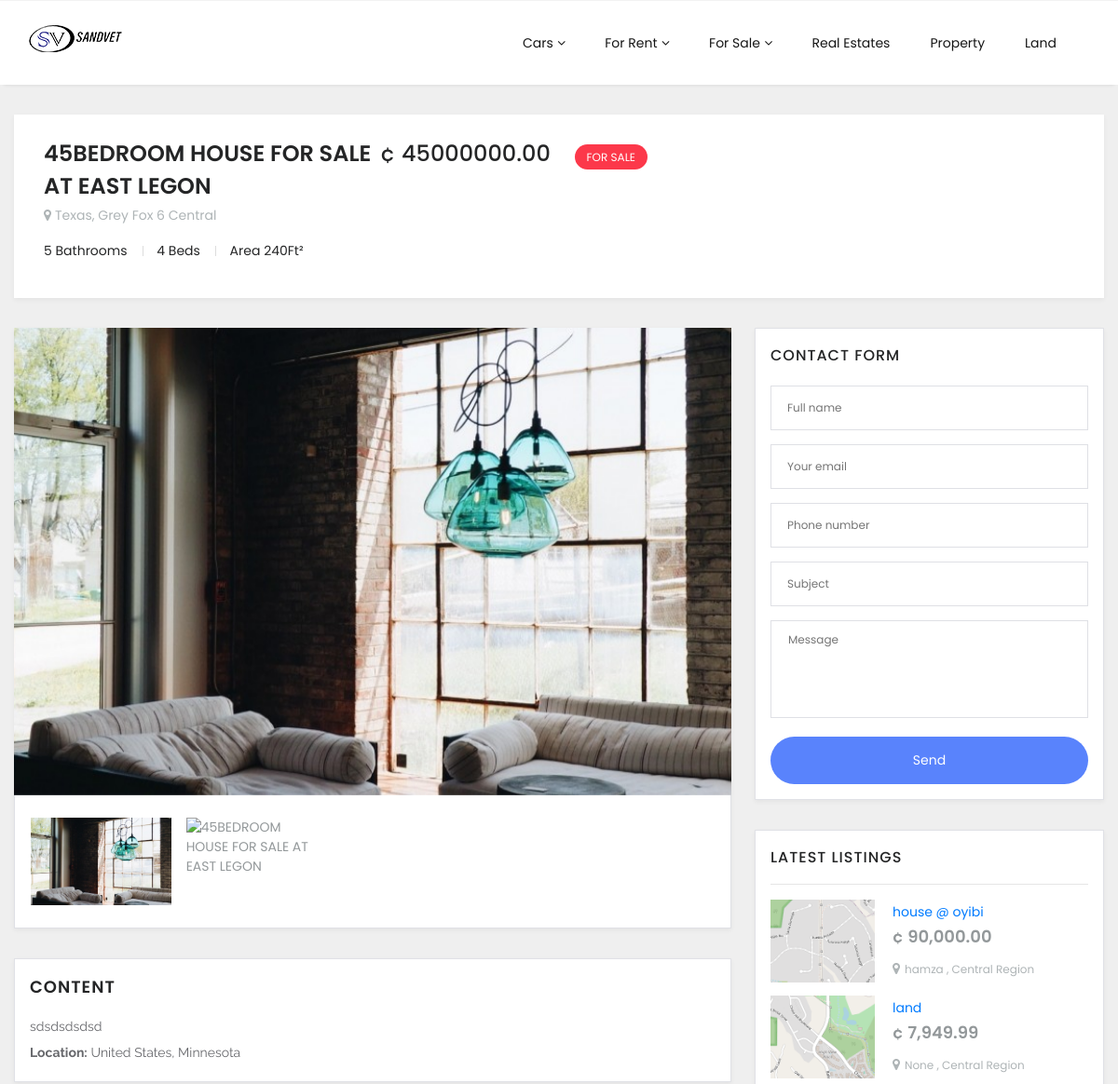
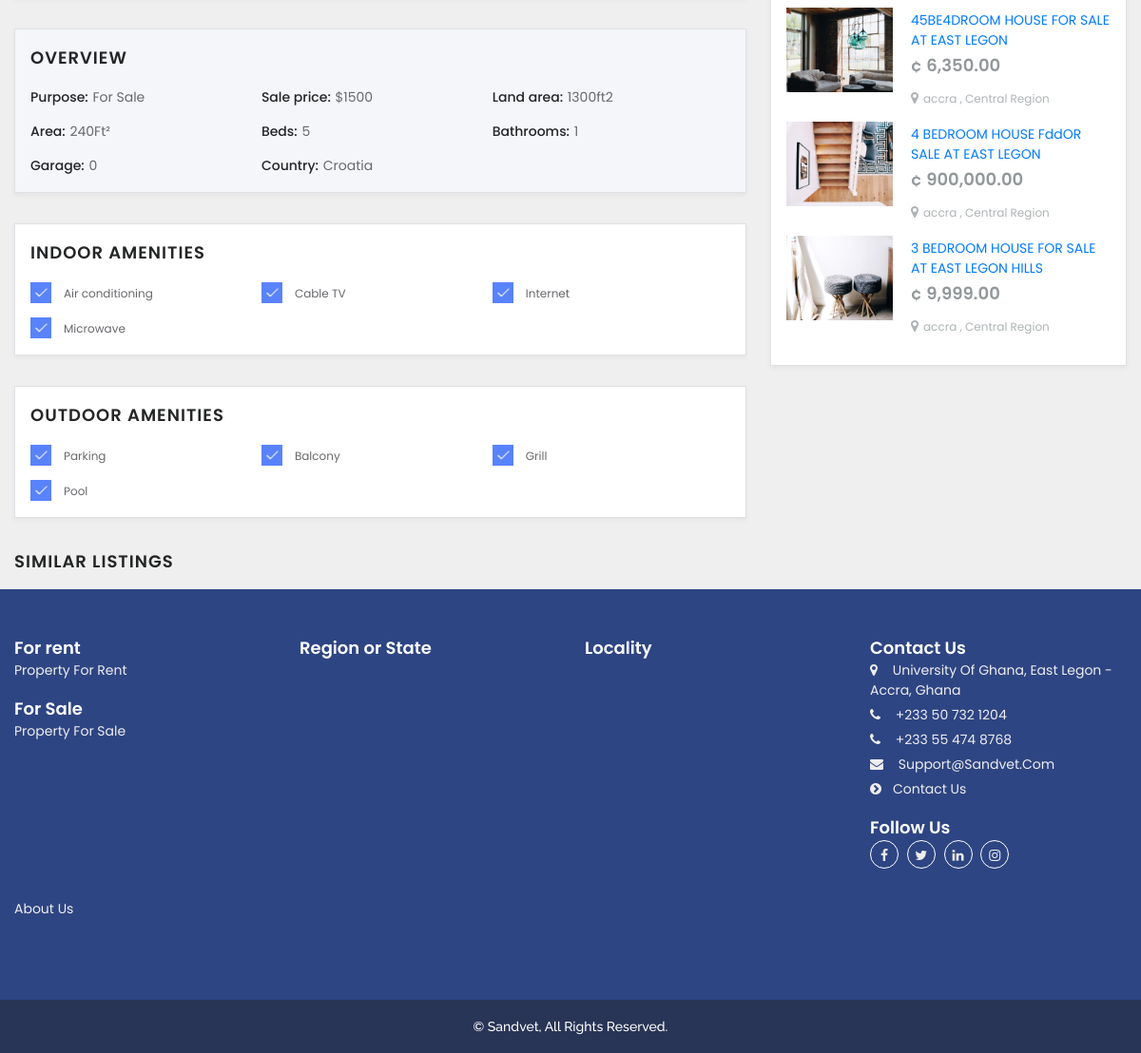
Screenshot of /detail/45bedrom/ with the database file from the repository (2 pictures, top to bottom).
### property/models.py (models this page shows, shortened)
class Property(models.Model):
    title = models.CharField(max_length=200, null=True)
    price = models.FloatField()
    slug = models.SlugField(unique=True)
    description = models.TextField()
    region = models.ForeignKey(Region, on_delete=models.CASCADE, null=True, blank=True, related_name='property')
    locality = models.ForeignKey(Locality, on_delete=models.CASCADE, null=True, blank=True)
    category = models.ForeignKey(Category, on_delete=models.CASCADE, null=True, blank=True)
    purpose = models.CharField(max_length=4, choices=PROPERTY_PURPOSE_TYPE, default='sale')
    address = models.CharField(max_length=200, null=True, blank=True)
    dimension = models.CharField(max_length=200, null=True, blank=True)
    bed = models.PositiveIntegerField(default=1, null=True, blank=True)
    bath = models.PositiveIntegerField(default=1, null=True, blank=True)
    garage = models.PositiveIntegerField(default=0, null=True, blank=True)
    image = models.ImageField(null=True, blank=True)
    views = models.PositiveIntegerField(default=0)
    featured = models.PositiveIntegerField(default=0, null=True, blank=True)
    created_at = models.DateTimeField(auto_now_add=True)
    @property
    def imageURL(self):
        try:
            url = self.image.url
        except:
            url = ''
        return url
    def get_absolute_url(self):
        return reverse("property:property", kwargs={
            'slug': self.slug
        })

### core/models.py (models this page shows, shortened)
class Region(models.Model):
    name = models.CharField(max_length=200, null=True, blank=True)
    capital = models.CharField(max_length=200, null=True, blank=True)
    slug = models.SlugField(unique=True, null=True, blank=True)
    class Meta:
        ordering = ['name']

### property/views.py (the view)
# urls.py: path('detail/<slug>/', propertyDetail, name='property'),
def propertyDetail(request, slug):
    lists = get_object_or_404(Property, slug=slug)
    latest_list = Property.objects.filter(~Q(id=lists.id)).order_by('-id')[:10]
    context = {
        'object': lists,
        'latest_lists': latest_list,
    }
    return render(request, 'list-detail.html', context)

### templates/list-detail.html (shortened to what this page needs)
{% extends 'base.html' %}
{% load static %}
{% load crispy_forms_tags %}
{% block content%}
<section class="property-single-pg">
    <div class="container">
        <div class="property-hd-sec">
            <div class="card">
                <div class="card-body">
                    <a href="#">
                        <h1>{{ object.title }}</h1>
                        <p><i class="fa fa-map-marker"></i>Texas, Grey Fox 6 {{ object.region.name }}</p>
                    </a>
                    <ul>
                        <li>5 Bathrooms</li>
                        <li>4 Beds</li>
                        <li>Area 240Ft²</li>
                    </ul>
                </div>
                <div class="rate-info">
                    <h5>&cent; {{ object.price|floatformat:2 }}</h5>
                    <span class="purpose-for-sale">For Sale</span>
                </div>
            </div>
        </div>
        <div class="property-single-page-content">
            <div class="row">
                <div class="col-lg-8 px-0 ">
                    <div class="selio_sw_win_wrapper">
                        <div class="ci sw_widget sw_wrap">
                            <div class="bootstrap-wrapper" id="listing-preview">
                                <div class="property-pg-left">
                                    <div class="property-imgs">
                                        <div class="property-main-img">
                                            <div class="property-img">
                                                <img data-fullsrc="{{ object.imageURL }}" src="{{ object.imageURL }}" alt="{{ object.title }}">
                                            </div>
                                        </div>
                                        <div class="property-thumb-imgs">
                                            <div class="row thumb-carous">
                                                <div class="col-lg-4 col-md-4 col-sm-4 col-4 thumb-img">
                                                    <div class="property-img">
                                                        <img src="{{ object.imageURL }}" alt="{{ object.title }}">
                                                    </div>
                                                </div>
                                                <div class="col-lg-4 col-md-4 col-sm-4 col-4 thumb-img">
                                                    <div class="property-img">
                                                        <img src="//listing-themes.com/selio-wp/wp-content/uploads/sw_win/files/strict_cache/770x48316listing-17.jpg" alt="{{ object.title }}">
                                                    </div>
                                                </div>
                                            </div>
                                        </div>
                                    </div>
                                    <div class="descp-text">
                                        <h3>Content</h3>
                                        <p>{{ object.description }}</p>
                                        <p class="clearfix">
                                            <b>Location:</b> United States, Minnesota
                                        </p>
                                    </div>
                                    <div class="details-info  widget-overview visible-sm visible-xs field_1">
                                        <h3 class=" CATEGORY">Overview</h3>
                                        <ul>
                                            <li><h4>Purpose:</h4> <span>For Sale</span></li>
                                            <li><h4>Sale price:</h4> <span>$1500</span></li>
                                            <li><h4>Land area:</h4> <span>1300ft2</span></li>
                                            <li><h4>Area:</h4> <span>240Ft²</span></li>
                                            <li><h4>Beds:</h4> <span>{{ object.bed }}</span></li>
                                            <li><h4>Bathrooms:</h4> <span>{{ object.bath }}</span></li>
                                            <li><h4>Garage:</h4> <span>{{ object.garage }}</span></li>
                                            <li><h4>Country:</h4> <span>Croatia</span></li>
                                        </ul>
                                        <br style="clear: both;">
                                    </div>
                                    <div class="details-info  details-info-transparent   field_21">
                                        <h3 class=" CATEGORY">Indoor amenities</h3>
                                        <ul>
                                            <li class="input-field option">
                                                <label for="c22">
                                                    <span></span>
                                                    <small>Air conditioning</small>
                                                </label>
                                            </li>
                                            <li class="input-field option">
                                                <label for="c23">
                                                    <span></span>
                                                    <small>Cable TV</small>
                                                </label>
                                            </li>
                                            <li class="input-field option">
                                                <label for="c29">
                                                    <span></span>
                                                    <small>Internet</small>
                                                </label>
                                            </li>
                                            <li class="input-field option">
                                                <label for="c31">
                                                    <span></span>
                                                    <small>Microwave</small>
                                                </label>
                                            </li>
                                        </ul>
                                        <br style="clear: both;">
                                    </div>
                                    <div class="details-info  details-info-transparent   field_52">
                                        <h3 class=" CATEGORY">Outdoor amenities</h3>
                                        <ul>
                                            <li class="input-field option">
                                                <label for="c32">
                                                    <span></span>
                                                    <small>Parking</small>
                                                </label>
                                            </li>
                                            <li class="input-field option">
                                                <label for="c11">
                                                    <span></span>
                                                    <small>Balcony</small>
                                                </label>
                                            </li>
                                            <li class="input-field option">
                                                <label for="c27">
                                                    <span></span>
                                                    <small>Grill</small>
                                                </label>
                                            </li>
                                            <li class="input-field option">
                                                <label for="c33">
                                                    <span></span>
                                                    <small>Pool</small>
                                                </label>
                                            </li>
                                        </ul>
                                        <br style="clear: both;">
                                    </div>
                                    <div class="similar-listings-posts clearfix">
                                        <h3>Similar Listings</h3>
                                    </div>
                                </div>
                            </div>
                        </div>
                    </div>
                </div>
                <div class="col-lg-4 pr-0">
                    <div class="sidebar layout2">
                        <div id="sw_win_contactform_widget-1" class="descp-text widget widget_sw_win_contactform_widget side"><h3 class="widget-title">Contact form</h3>
                            <div class="selio_sw_win_wrapper">
                                <div class="ci sw_widget sw_wrap">
                                    <div class="contact-agent widget-form" id="form">
                                        <form id="sw_contactform_sw_win_contactform_widget-1" method="post" action="#sw_contactform_sw_win_contactform_widget-1" class="box">
                                            <div class="box-container widget-body">
                                                <div class="form-field">
                                                    <input class="" id="fullname_sw_win_contactform_widget-1" name="fullname" type="text" value="" placeholder="Full name">
                                                </div>
                                                <div class="form-field">
                                                    <input class="" id="email_sw_win_contactform_widget-1" name="email" type="text" value="" placeholder="Your email">
                                                </div>
                                                <div class="form-field">
                                                    <input class="" id="phone_sw_win_contactform_widget-1" name="phone" type="text" value="" placeholder="Phone number">
                                                </div>
                                                <div class="form-field">
                                                    <input class="" id="subject_sw_win_contactform_widget-1" name="subject" type="text" value="" placeholder="Subject">
                                                </div>
                                                <div class="form-field">
                                                    <textarea id="message_sw_win_contactform_widget-1" name="message" rows="4" class="" placeholder="Message"></textarea>
                                                </div>
                                                <div class="form-field">
                                                    <button type="submit" class="btn2">Send</button>
                                                </div>
                                            </div>
                                        </form>
                                    </div>
                                </div>
                            </div>
                        </div>
                        {% include 'includes/latest-listing.html' %}
                    </div>
                </div>
            </div>
        </div>
    </div>
</section>
{%endblock %}

### templates/includes/latest-listing.html (shortened to what this page needs)
{% load humanize %}
<div id="sw_win_latestlisting_widget-1" class="descp-text widget widget_sw_win_latestlisting_widget side">
    <h3 class="widget-title mb-1 p-0">Latest listings</h3>
    <hr>
    <div class="selio_sw_win_wrapper">
        <div class="ci sw_widget sw_wrap">
            <div class="widget-posts">
                <ul>
                    {% for latest in latest_lists %}
                    <li>
                        <div class="wd-posts">
                            <div class="ps-img">
                                <a href="{{ latest.get_absolute_url }}" title="{{ latest.title }}">
                                    <img src="{{ latest.imageURL }}" alt="{{ latest.title }}">
                                </a>
                            </div>
                            <div class="ps-info">
                                <h3><a href="{{ latest.get_absolute_url }}" title="{{ latest.title }}">{{ latest.title }}</a></h3>
                                <strong>&cent; {{ latest.price|floatformat:2|intcomma }}</strong>
                                <span><i class="fa fa-map-marker"></i>{{ latest.address }} , {{ latest.region.name }} Region</span>
                            </div>
                        </div>
                    </li>
                    {%endfor%}
                </ul>
            </div>
        </div>
    </div>
</div>

### static/css/responsive.css (style rules this page uses)
@media (min-width: 1200px) { .container { max-width: 1170px; padding: 0; } }

### templates/includes/latest-listing.html (style rules this page uses)
.widget_sw_win_latestlisting_widget .widget-posts { margin-bottom: 0; margin-top: 0; }
.widget-posts > ul { float: left; width: 100%; }
.widget-posts > ul li { float: left; width: 100%; margin-bottom: 14px; }
.wd-posts { float: left; width: 100%; display: table; }
.ps-img { display: table-cell; }
.wd-posts .ps-img a { width: 112px; height: 89px; display: block; -webkit-transition: all 0.4s linear; -moz-transition: all 0.4s linear; -ms-transition: all 0.4s linear; -o-transition: all 0.4s linear; transition: all 0.4s linear; will-change: all; }
.wd-posts .ps-img a img { width: 100%; height: 100%; -o-object-fit: cover; object-fit: cover; }
.ps-img > a img { float: left; }
.widget_text img, .widget img { max-width: 100%; }
.sidebar.layout2 .ps-info { padding-top: 3px; }
.ps-info { display: table-cell; vertical-align: top; width: 100%; padding-left: 19px; padding-top: 5px; }
.widget_sw_win_latestlisting_widget .ps-info > h3 { color: #242526; font-size: 14px; font-weight: 400; margin-bottom: 2px; }
.sidebar.layout2 .ps-info > strong { float: left; width: 100%; font-size: 18px; font-weight: 600; margin-bottom: 11px; }
.ps-info > span { display: inline-block; color: #aeb4b6; font-size: 12px; }
.ps-info > span i { font-size: 14px; padding-right: 5px; }

### rows the page displays
Property: title "45BEDROOM HOUSE FOR SALE AT EAST LEGON", region.name "Central", price "45000000.00", imageURL (picture), description "sdsdsdsdsd", bed "5", bath "1", garage "0"
Property: imageURL (picture), title "house @ oyibi", price "90,000.00", address "hamza", region.name "Central"
Property: imageURL (picture), title "land", price "7,949.99", address "None", region.name "Central"
Property: imageURL (picture), title "45BE4DROOM HOUSE FOR SALE AT EAST LEGON", price "6,350.00", address "accra", region.name "Central"
Property: imageURL (picture), title "4 BEDROOM HOUSE FddOR SALE AT EAST LEGON", price "900,000.00", address "accra", region.name "Central"
Property: imageURL (picture), title "3 BEDROOM HOUSE FOR SALE AT EAST LEGON HILLS", price "9,999.00", address "accra", region.name "Central"
